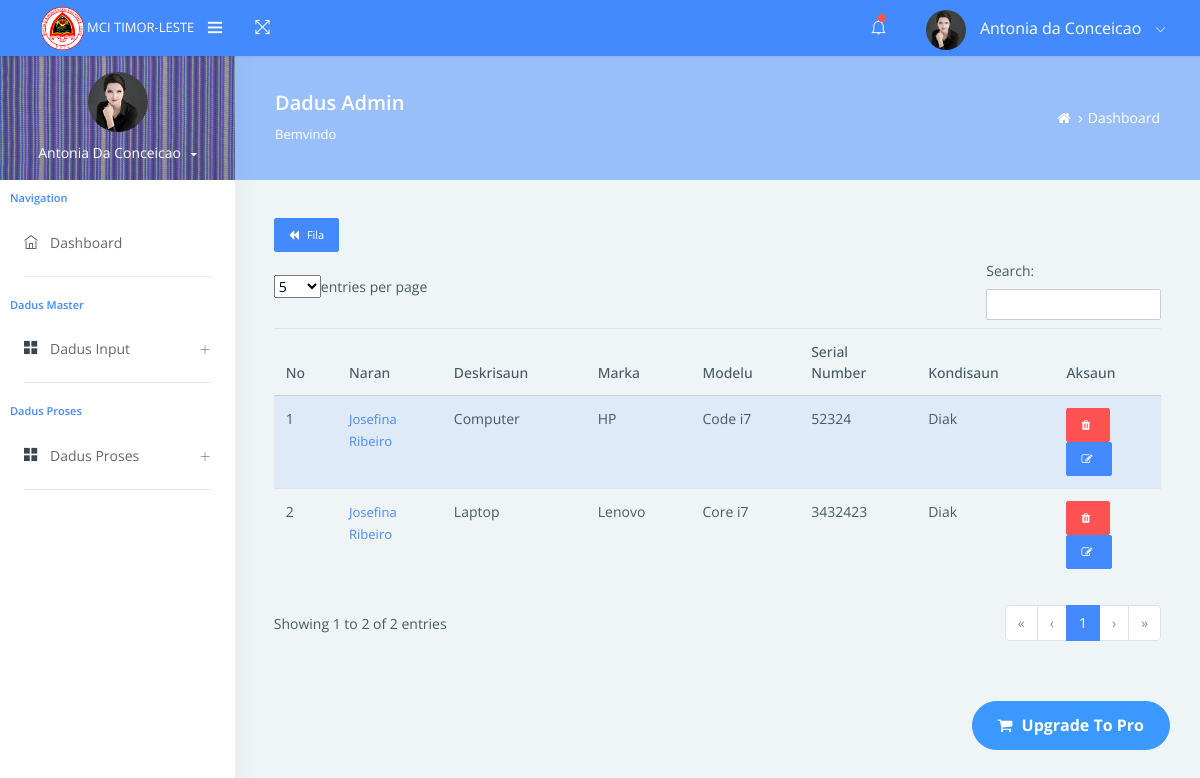
Screenshot of /fasilidade?pagekarta=detailfas&id=4 (signed in) with the database file from the repository.
### tables this page shows
CREATE TABLE `tb_fasilidade` (
  `id_fasilidade` varchar(25) NOT NULL,
  `data_registu` varchar(15) NOT NULL,
  `deskrisaun` text NOT NULL,
  `marka` varchar(200) NOT NULL,
  `modelu` varchar(255) NOT NULL,
  `serial_number` varchar(100) NOT NULL,
  `kondisaun` enum('Diak','Ladiak') NOT NULL,
  `id_staff` int(15) UNSIGNED NOT NULL
);

CREATE TABLE `tb_staff` (
  `id_staff` int(15) UNSIGNED NOT NULL,
  `nrn_staff` varchar(200) NOT NULL,
  `sexo_staff` enum('Mane','Feto') NOT NULL,
  `data_moris_staff` varchar(15) NOT NULL,
  `tlp_staff` varchar(15) NOT NULL,
  `email_staff` varchar(150) NOT NULL,
  `id_admin` int(15) UNSIGNED NOT NULL,
  `img_staff` text NOT NULL
);

### dbkarta/fasilidade/detailfas.php (the view)
<?php
$id_staff = $_GET['id'];
if ($admin['levelkarta'] == 'adminkarta') {
    $sql = "SELECT tb_staff.nrn_staff,
                   tb_fasilidade.deskrisaun,
                   tb_fasilidade.marka,
                   tb_fasilidade.modelu,
                   tb_fasilidade.serial_number,
                   tb_fasilidade.kondisaun,
                   tb_fasilidade.id_fasilidade,
                   tb_fasilidade.id_staff
            FROM tb_fasilidade
            JOIN tb_staff ON tb_fasilidade.id_staff = tb_staff.id_staff
            WHERE tb_fasilidade.id_staff = :id_staff";
} else if ($admin['levelkarta'] == 'userkarta') {
    $sql = "SELECT tb_staff.nrn_staff,
                   tb_fasilidade.deskrisaun,
                   tb_fasilidade.marka,
                   tb_fasilidade.modelu,
                   tb_fasilidade.serial_number,
                   tb_fasilidade.kondisaun,
                   tb_fasilidade.id_fasilidade,
                   tb_fasilidade.id_staff
            FROM tb_fasilidade
            JOIN tb_staff ON tb_fasilidade.id_staff = tb_staff.id_staff
            WHERE tb_fasilidade.id_staff = :id_staff
            AND tb_staff.id_admin = :id_admin";
}
$stmt = $conn->prepare($sql);
$stmt->bindParam(':id_staff', $id_staff);
if ($admin['levelkarta'] == 'userkarta') {
    $stmt->bindParam(':id_admin', $admin['id_admin']);
}
$stmt->execute();
$karta_fasilidade = $stmt->fetchAll(PDO::FETCH_ASSOC);
?>
<table id="example" class="table table-striped" style="width:100%">
    <a href="fasilidade" class="btn btn-primary btn-sm">
        <i class="fa fa-backward"></i> Fila
    </a>
    <thead>
        <tr>
            <th>No</th>
            <th>Naran</th>
            <th>Deskrisaun</th>
            <th>Marka</th>
            <th>Modelu</th>
            <th>Serial Number</th>
            <th>Kondisaun</th>
            <th>Aksaun</th>
        </tr>
    </thead>
    <tbody>
        <?php
        $no = 1;
        foreach ($karta_fasilidade as $row) {
        ?>
            <tr>
                <td><?php echo htmlspecialchars($no++); ?></td>
                <td><a class="text-primary" href="?pagekarta=detailstaff&id=<?= $row['id_staff'] ?>"><?php echo htmlspecialchars($row['nrn_staff']); ?></a></td>
                <td><?= htmlspecialchars($row['deskrisaun']); ?></td>
                <td><?= htmlspecialchars($row['marka']); ?></td>
                <td><?= htmlspecialchars($row['modelu']); ?></td>
                <td><?= htmlspecialchars($row['serial_number']); ?></td>
                <td><?= htmlspecialchars($row['kondisaun']); ?></td>
                <td>
                <a class="btn btn-danger btn-sm" href="?pagekarta=deletefasilidade&id_fasilidade=<?php echo htmlspecialchars($row['id_fasilidade']); ?>" onclick="return confirm('Tebes atu hamos <?php echo htmlspecialchars($row['nrn_staff']); ?> ?')"><i class="fa fa-trash"></i></a>
                <a class="btn btn-primary btn-sm" href="?pagekarta=editfasilidade&id_fasilidade=<?php echo htmlspecialchars($row['id_fasilidade']); ?>" class="text-primary"><i class="fa fa-edit"></i></a>
                </td>
            </tr>
        <?php } ?>
    </tbody>
</table>

### templatekarta/navbarkarta.php (shortened to what this page needs)
<div class="navbar-wrapper">
                    <div class="navbar-logo">
                        <a class="mobile-menu waves-effect waves-light" id="mobile-collapse" href="#!">
                            <i class="ti-menu"></i>
                        </a>
                        <a href="/native/carta/dashboard">
                            <img class="img-fluid" src="assets/images/logos.png" alt="Theme-Logo" width="20%"/> MCI Timor-Leste
                        </a>
                    </div>
                    <div class="navbar-container container-fluid">
                        <ul class="nav-left">
                            <li>
                                <a href="#!" onclick="javascript:toggleFullScreen()" class="waves-effect waves-light">
                                    <i class="ti-fullscreen"></i>
                                </a>
                            </li>
                        </ul>
                        <ul class="nav-right">
                            <li class="header-notification">
                                <a href="#!" class="waves-effect waves-light">
                                    <i class="ti-bell"></i>
                                    <span class="badge bg-c-red"></span>
                                </a>
                            </li>
                            <li class="user-profile header-notification">
                                <a href="#!" class="waves-effect waves-light">
                                    <img src="assets/imgadminkarta/<?= $admin['img'] ?>" class="img-radius" alt="User-Profile-Image">
                                    <span><?= $admin['nrn_admin'] ?></span>
                                    <i class="ti-angle-down"></i>
                                </a>
                            </li>
                        </ul>
                    </div>
                </div>

### templatekarta/sidebarkarta.php (shortened to what this page needs)
<div class="pcoded-inner-navbar main-menu">
    <div class="">
        <div class="main-menu-header">
            <img class="img-80 img-radius" src="assets/imgadminkarta/<?= !empty($admin['img']) ? htmlspecialchars($admin['img']) : 'default-profile.png'; ?>" alt="User-Profile-Image">
            <div class="user-details">
                <span id="more-details"><?= htmlspecialchars($admin['nrn_admin']) ?><i class="fa fa-caret-down"></i></span>
            </div>
        </div>
    </div>
    <div class="pcoded-navigation-label">Navigation</div>
    <ul class="pcoded-item pcoded-left-item">
        <li class="<?= $current_page == 'dashboard' ? 'active' : '' ?>">
            <a href="/native/carta/dashboard" class="waves-effect waves-dark">
                <span class="pcoded-micon"><i class="ti-home"></i><b>D</b></span>
                <span class="pcoded-mtext">Dashboard </span>
            </a>
        </li>
    </ul>
        <div class="pcoded-navigation-label">Dadus Master</div>
        <ul class="pcoded-item pcoded-left-item">
            <li class="pcoded-hasmenu <?= in_array($current_page, ['adminkarta', 'direksaun', 'staff']) ? 'active pcoded-trigger' : '' ?>">
                <a href="javascript:void(0)" class="waves-effect waves-dark">
                    <span class="pcoded-micon"><i class="ti-layout-grid2-alt"></i><b>BC</b></span>
                    <span class="pcoded-mtext">Dadus Input</span>
                </a>
            </li>
        </ul>
        <div class="pcoded-navigation-label">Dadus Proses</div>
        <ul class="pcoded-item pcoded-left-item">
            <li class="pcoded-hasmenu <?= in_array($current_page, ['karta_tama', 'karta_sai', 'fasilidade']) ? 'active pcoded-trigger' : '' ?>">
                <a href="javascript:void(0)" class="waves-effect waves-dark">
                    <span class="pcoded-micon"><i class="ti-layout-grid2-alt"></i><b>BLC</b></span>
                    <span class="pcoded-mtext">Dadus Proses</span>
                </a>
            </li>
        </ul>
</div>

### rows the page displays
tb_fasilidade: id_staff.nrn_staff "Josefina Ribeiro", deskrisaun "Computer", marka "HP", modelu "Code i7", serial_number "52324", kondisaun "Diak"
tb_fasilidade: id_staff.nrn_staff "Josefina Ribeiro", deskrisaun "Laptop", marka "Lenovo", modelu "Core i7", serial_number "3432423", kondisaun "Diak"

### other values shown
$admin['nrn_admin'] "Antonia da Conceicao"
$admin['nrn_admin'] "Antonia Da Conceicao"
$titlekarta "Dadus Admin"
